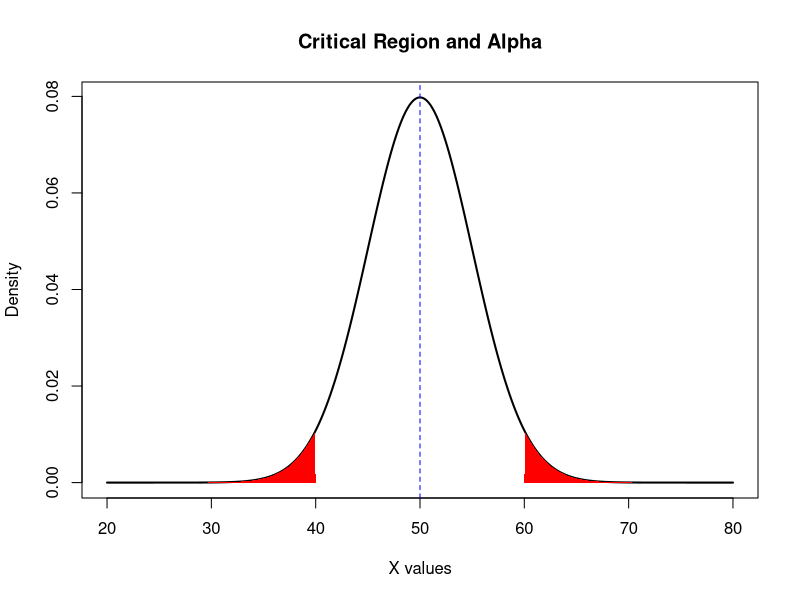
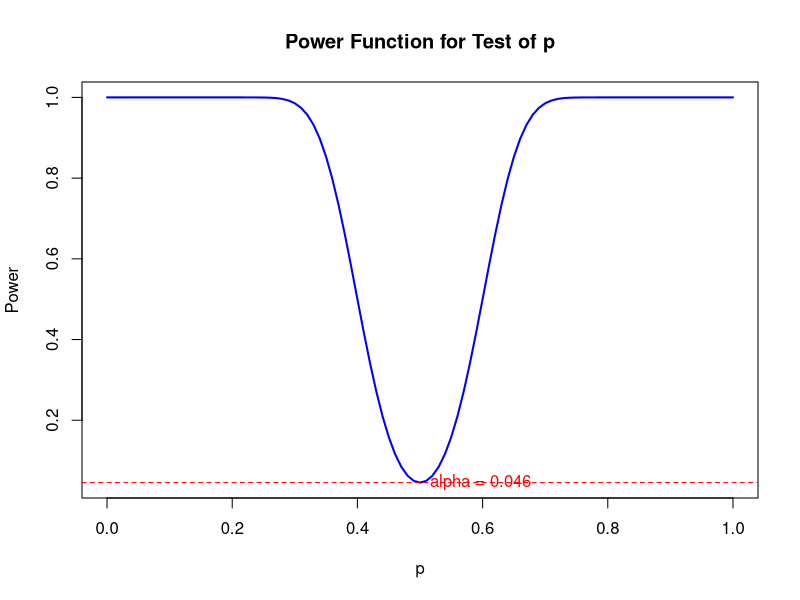

Write R code to recreate these figures, in order.
## ---- chunk 1
# Define the critical region bounds
lower_bound <- 40
upper_bound <- 60

# Function to calculate alpha (significance level) under H0: p = 0.5
find_alpha <- function() {
  mean_H0 <- 50
  sd_H0 <- sqrt(100 * 0.5 * 0.5) # SD under H0
  
  # find alpha , probability of rejecting H0 under p = 0.5 
  alpha <- pnorm(lower_bound, mean = mean_H0, sd = sd_H0) + 
    (1 - pnorm(upper_bound, mean = mean_H0, sd = sd_H0))
  
  return(alpha)
}

# Function to calculate the power for a given p
find_power <- function(p) {
  mean_p <- 100 * p
  sd_p <- sqrt(100 * p * (1 - p))
  
  # Calculate probability of rejection (power) for this p
  power <- pnorm(lower_bound, mean = mean_p, sd = sd_p) + 
    (1 - pnorm(upper_bound, mean = mean_p, sd = sd_p))
  return(power)
}

# Plotting the critical region, alpha, and power as a function of p
plot_critical_region_and_power <- function() {

  mean_H0 <- 50
  sd_H0 <- sqrt(100 * 0.5 * 0.5) # SD under H0
  
  # Generate x values for the normal distribution curve
  x_vals <- seq(20, 80, by = 0.1)
  y_vals <- dnorm(x_vals, mean = mean_H0, sd = sd_H0)
  
  # Plot normal distribution for null hypothesis
  plot(x_vals, y_vals, type = "l", col = "black", lwd = 2,
       xlab = "X values", ylab = "Density", main = "Critical Region and Alpha")
  
  # Shade critical regions or rejection regions
  polygon(c(x_vals[x_vals < lower_bound], lower_bound), 
          c(y_vals[x_vals < lower_bound], 0), col = "red", border = NA)
  polygon(c(x_vals[x_vals > upper_bound], upper_bound), 
          c(y_vals[x_vals > upper_bound], 0), col = "red", border = NA)
  
  alpha <- find_alpha()
  text(60, 0.1, paste("Alpha =", round(alpha, 3)), col = "green")

  abline(v = 50, col = "blue", lty = 2)
  
  # Now plot the power function for a range of p values
  p_values <- seq(0, 1, by = 0.01)
  power_values <- sapply(p_values, find_power)

  plot(p_values, power_values, type = "l", col = "blue", lwd = 2,
       xlab = "p", ylab = "Power", main = "Power Function for Test of p")
  
  # Add horizontal line for alpha level
  abline(h = alpha, col = "red", lty = 2) 
  text(0.5, alpha, labels = paste("alpha =", round(alpha, 3)), pos = 4, col = "red")
}

# Calculate and display alpha
alpha <- find_alpha()
cat("Alpha (significance level) =", round(alpha, 3), "\n")

# Call the function to plot both critical region and power function
plot_critical_region_and_power()


